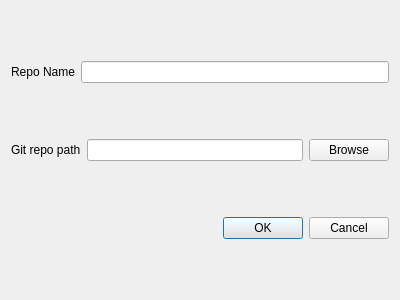
<?xml version="1.0" encoding="UTF-8"?>
<ui version="4.0">
 <class>Dialog</class>
 <widget class="QDialog" name="Dialog">
  <property name="geometry">
   <rect>
    <x>0</x>
    <y>0</y>
    <width>400</width>
    <height>300</height>
   </rect>
  </property>
  <property name="windowTitle">
   <string>Dialog</string>
  </property>
  <layout class="QVBoxLayout" name="verticalLayout_2">
   <item>
    <layout class="QHBoxLayout" name="horizontalLayout">
     <item>
      <widget class="QLabel" name="label">
       <property name="text">
        <string>Repo Name</string>
       </property>
      </widget>
     </item>
     <item>
      <widget class="QLineEdit" name="lineEdit"/>
     </item>
    </layout>
   </item>
   <item>
    <layout class="QHBoxLayout" name="horizontalLayout_2">
     <item>
      <widget class="QLabel" name="label_2">
       <property name="text">
        <string>Git repo path</string>
       </property>
      </widget>
     </item>
     <item>
      <widget class="QLineEdit" name="lineEdit_2"/>
     </item>
     <item>
      <widget class="QPushButton" name="pushButton">
       <property name="text">
        <string>Browse</string>
       </property>
      </widget>
     </item>
    </layout>
   </item>
   <item>
    <widget class="QDialogButtonBox" name="buttonBox">
     <property name="orientation">
      <enum>Qt::Orientation::Horizontal</enum>
     </property>
     <property name="standardButtons">
      <set>QDialogButtonBox::StandardButton::Cancel|QDialogButtonBox::StandardButton::Ok</set>
     </property>
    </widget>
   </item>
  </layout>
 </widget>
 <resources/>
 <connections>
  <connection>
   <sender>buttonBox</sender>
   <signal>accepted()</signal>
   <receiver>Dialog</receiver>
   <slot>accept()</slot>
   <hints>
    <hint type="sourcelabel">
     <x>248</x>
     <y>254</y>
    </hint>
    <hint type="destinationlabel">
     <x>157</x>
     <y>274</y>
    </hint>
   </hints>
  </connection>
  <connection>
   <sender>buttonBox</sender>
   <signal>rejected()</signal>
   <receiver>Dialog</receiver>
   <slot>reject()</slot>
   <hints>
    <hint type="sourcelabel">
     <x>316</x>
     <y>260</y>
    </hint>
    <hint type="destinationlabel">
     <x>286</x>
     <y>274</y>
    </hint>
   </hints>
  </connection>
 </connections>
</ui>
